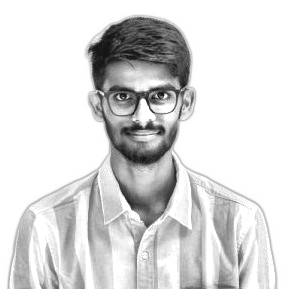
#> input picture source-prepped.png, 289 x 289 px; its folder holds 2 pictures in this run
$ python make_ascii_svg.py
#> lines starting #> are read from the running program, lines starting #| are printed output that depends on the picture
"""
Convert a portrait photo into a CLEAN, monochrome ASCII-art SVG (Andrew6rant
style: one light-gray color, subject isolated on a dark background) that "types"
itself in like a terminal, then holds.

Monochrome is deliberate -- per-character rainbow color is what makes ASCII
portraits look noisy. One fill color + a good density ramp + high contrast (so a
busy background washes out to blank) reads as neat and legible.

GitHub renders SVGs embedded via <img> and runs their SMIL animations there (JS
does not run). Each row is revealed with a left-to-right clip wipe plus a small
block cursor riding the wipe edge, staggered top -> bottom, so the whole
portrait prints once and freezes.
"""
from PIL import Image, ImageEnhance, ImageOps, ImageFilter
import html
import os
import sys

HERE = os.path.dirname(os.path.abspath(__file__))
# defaults to the prepped grayscale image (see prep_photo.py), which already has
# the background removed + local contrast applied.
SRC = sys.argv[1] if len(sys.argv) > 1 else os.path.join(HERE, "..", "source-prepped.png")
OUT = sys.argv[2] if len(sys.argv) > 2 else os.path.join(HERE, "..", "ash-ascii.svg")

COLS = 84
ROWS = 52
CELL_W = 4
CELL_H = 8
RAMP = " .`:-=+*cs#%@"  # bright(sparse) -> dark(dense); leading space clears bg

# the prepped image already has bg removed + CLAHE local contrast, so only
# light global tuning is needed here.
CONTRAST = 1.05
BRIGHTNESS = 1.0
GAMMA = 1.18          # >1 brightens mids -> face lands in sparser chars
SHARPEN = False
WHITE_FLOOR = 0.80    # luminance above this is forced to blank (space)

PAD = 15
TITLEBAR_H = 30
STATUS_H = 0
ART_W = COLS * CELL_W
ART_H = ROWS * CELL_H
CANVAS_W = 370
CANVAS_H = 490  # Hardcode to match info-card.svg height perfectly

BG = "#0d1117"
BG2 = "#0d1117"
FRAME = "#30363d"
TITLE_TEXT = "#7d8590"
INK = "#ffffff"
CURSOR = "#ffffff"

# ---- reveal timing (one-shot; a cursor rasters top -> bottom) -------------
ROW_DUR = 0.11
STAGGER = 0.11       # == ROW_DUR -> a single cursor sweeping down

# ---- 1. sample the image into a COLS x ROWS grayscale grid ----------------
im = Image.open(SRC).convert("L")               # grayscale
#> im is the input picture: PIL image 289x289 L; min 19, max 255, mean 217.7

# Crop to aspect ratio to prevent squishing
w, h = im.size
#> w = 289; h = 289
target_aspect = (COLS * CELL_W) / (ROWS * CELL_H)
img_aspect = w / h
#> img_aspect = 1
if img_aspect > target_aspect:
    new_w = int(h * target_aspect)
#> new_w = 233
    left = (w - new_w) // 2
#> left = 28
    im = im.crop((left, 0, left + new_w, h))
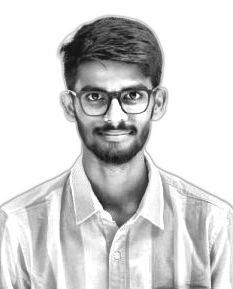
#> im: PIL image 233x289 L; min 19, max 255, mean 210.2
elif img_aspect < target_aspect:
    new_h = int(w / target_aspect)
    top = (h - new_h) // 2
    im = im.crop((0, top, w, top + new_h))

if SHARPEN:
    im = im.filter(ImageFilter.UnsharpMask(radius=2, percent=140, threshold=2))
im = ImageEnhance.Brightness(im).enhance(BRIGHTNESS)
im = ImageEnhance.Contrast(im).enhance(CONTRAST)
im = im.resize((COLS, ROWS), Image.LANCZOS)
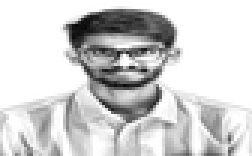
#> im: PIL image 84x52 L (shown 3 times larger); min 5, max 255, mean 208.8
px = im.load()

STATIC = bool(os.environ.get("STATIC"))  # emit frozen state for previews

rows_txt = []
for y in range(ROWS):
    chars = []
    for x in range(COLS):
        lum = px[x, y] / 255.0
        lum = pow(lum, GAMMA)
        if lum >= WHITE_FLOOR:
            chars.append(" ")
            continue
        idx = int((1.0 - lum) * (len(RAMP) - 1) + 0.5)
        idx = max(0, min(len(RAMP) - 1, idx))
        chars.append(RAMP[idx])
    rows_txt.append("".join(chars))
#> after the loop, rows_txt = 52 items

art_top = TITLEBAR_H + (CANVAS_H - TITLEBAR_H - ART_H) / 2
art_left = (CANVAS_W - ART_W) / 2

# ---- 2. assemble SVG ------------------------------------------------------
parts = []
parts.append(
    f'<svg xmlns="http://www.w3.org/2000/svg" width="{CANVAS_W}" height="{CANVAS_H}" '
    f'viewBox="0 0 {CANVAS_W} {CANVAS_H}" font-family="ui-monospace, SFMono-Regular, '
    f'Menlo, Consolas, monospace">'
)
parts.append('<defs>'
             f'<linearGradient id="bg" x1="0" y1="0" x2="0" y2="1">'
             f'<stop offset="0" stop-color="{BG2}"/><stop offset="1" stop-color="{BG}"/>'
             f'</linearGradient></defs>')

parts.append(f'<rect width="{CANVAS_W}" height="{CANVAS_H}" rx="12" fill="url(#bg)"/>')
parts.append(f'<rect x="0.5" y="0.5" width="{CANVAS_W-1}" height="{CANVAS_H-1}" rx="12" fill="none" stroke="{FRAME}" stroke-width="1" stroke-opacity="0.55"/>')
parts.append(f'<line x1="0" y1="{TITLEBAR_H}" x2="{CANVAS_W}" y2="{TITLEBAR_H}" stroke="{FRAME}" stroke-opacity="0.35"/>')
for i, dotcol in enumerate(["#ff5f56", "#ffbd2e", "#27c93f"]):
    parts.append(f'<circle cx="{22 + i*16}" cy="{TITLEBAR_H/2}" r="5" fill="{dotcol}"/>')

# one <text> per row (single color -> no per-char markup, tiny file)
font_size = CELL_H * 0.86
for ry, line in enumerate(rows_txt):
    y = art_top + ry * CELL_H + CELL_H * 0.74
    row_y = art_top + ry * CELL_H
    delay = ry * STAGGER
    safe = html.escape(line)
    text = (f'<text xml:space="preserve" x="{art_left:.1f}" y="{y:.1f}" fill="{INK}" '
            f'font-size="{font_size:.1f}" textLength="{ART_W}" lengthAdjust="spacing">{safe}</text>')

    if STATIC:
        parts.append(text)
        continue

    parts.append(
        f'<clipPath id="r{ry}"><rect x="{art_left:.1f}" y="{row_y:.1f}" height="{CELL_H}" width="0">'
        f'<animate attributeName="width" from="0" to="{ART_W}" begin="{delay:.3f}s" '
        f'dur="{ROW_DUR:.2f}s" fill="freeze"/></rect></clipPath>'
    )
    parts.append(f'<g clip-path="url(#r{ry})">{text}</g>')
    parts.append(
        f'<rect y="{row_y+1:.1f}" width="{CELL_W}" height="{CELL_H-2}" fill="{CURSOR}" opacity="0">'
        f'<animate attributeName="x" from="{art_left:.1f}" to="{art_left+ART_W:.1f}" begin="{delay:.3f}s" '
        f'dur="{ROW_DUR:.2f}s" fill="freeze"/>'
        f'<set attributeName="opacity" to="0.85" begin="{delay:.3f}s"/>'
        f'<set attributeName="opacity" to="0" begin="{delay+ROW_DUR:.3f}s"/></rect>'
    )
#> this loop made 52 passes
#> (y, row_y, delay) on passes 1 to 12: (57.92, 52, 0), (65.92, 60, 0.11), (73.92, 68, 0.22), (81.92, 76, 0.33), (89.92, 84, 0.44), (97.92, 92, 0.55), (105.9, 100, 0.66), (113.9, 108, 0.77), (121.9, 116, 0.88), (129.9, 124, 0.99), (137.9, 132, 1.1), (145.9, 140, 1.21)
#> after the loop, parts = 164 items

# Removed status bar since we want a clean layout

parts.append("</svg>")
svg = "".join(parts)
with open(OUT, "w") as f:
    f.write(svg)
print("wrote", OUT, len(svg), "bytes;", CANVAS_W, "x", CANVAS_H)
#| wrote scripts/../ash-ascii.svg 36100 bytes; 370 x 490
